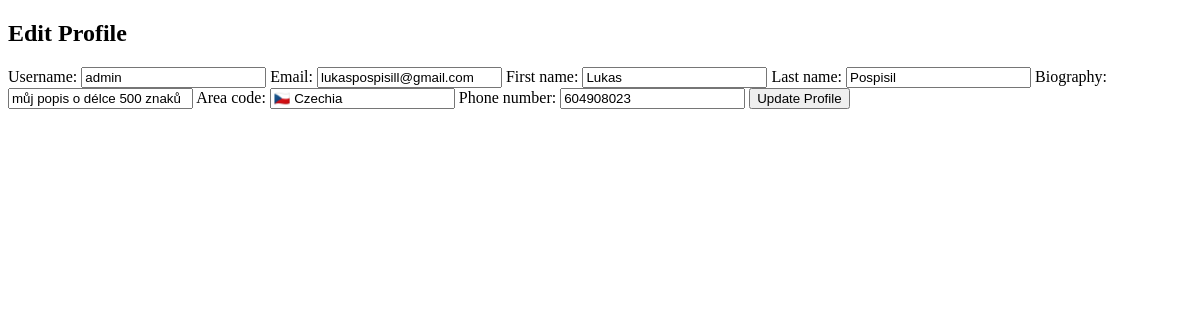
The page /profile/edit (signed in) on the database as committed earlier.
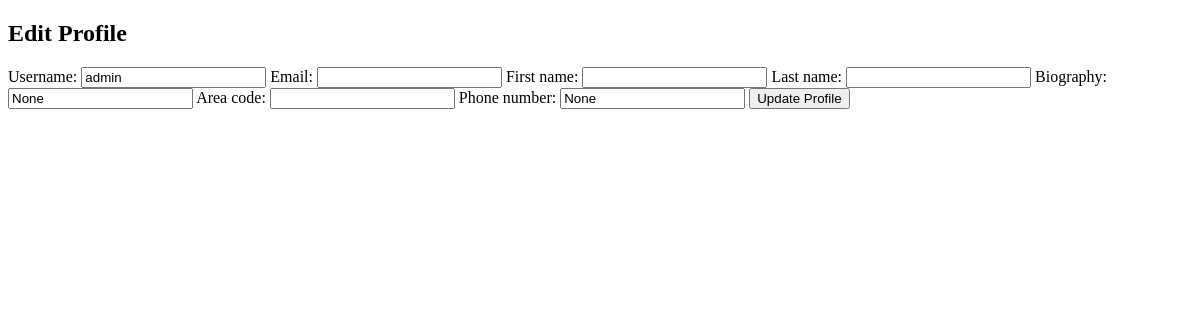
The same page on the database as committed later.
### users/models.py (models this page shows)
class User(AbstractUser):
    is_useragent = models.BooleanField(default=False)
    first_name = models.CharField(max_length=50, blank=True)
    last_name = models.CharField(max_length=50, blank=True)
    company = models.ForeignKey(Company, on_delete=models.PROTECT, related_name="Companies", blank=True, null=True)
    bio = models.CharField(max_length=500, blank=True, null=True)
    language = models.CharField(max_length=5, choices=Language.STATE_CHOICES, blank=True, null=True)
    lang_level = models.CharField(max_length=30, choices=Language.LEVEL_CHOICES, blank=True, null=True)
    address = models.CharField(max_length=200, blank=True, default="")
    area_code = models.CharField(max_length=6, blank=True, choices=[
       ("🇨🇿 CZ", "🇨🇿 +420"),
       ("🇸🇰 SK", "🇸🇰 +421"),
       ("🇨🇭 CH", "🇨🇭 +41")
    ])
    phone_number = models.IntegerField(blank=True, null=True)

### users/views.py (the view, shortened to what this page needs)
# urls.py: path("profile/edit", EditProfileView.as_view(), name="edit-profile"),
class EditProfileView(LoginRequiredMixin, UpdateView):
    model = User
    form_class = EditProfileForm
    template_name = "edit-profile.html"
    success_url = reverse_lazy("profile")
    def get_object(self, queryset=None):
        return self.request.user

### users/forms.py
class EditProfileForm(UserChangeForm):
    email = forms.EmailField(widget=forms.EmailInput(attrs={'class': 'form-control'}))
    company_name = forms.CharField(max_length=200, required=False)
    class Meta:
        model = User
        fields = [
            'first_name',
            'last_name',
            "address",
            "bio",
            "area_code",
            "phone_number",
            "company_name"
        ]
        exclude = ['password', "company"]

### users/templates/edit-profile.html (shortened to what this page needs)
<!DOCTYPE html>
<html lang="en">
<head>
</head>
<body>
<h2>Edit Profile</h2>
<form method="post">
    <label for="username">Username:</label>
    <input type="text" id="username" name="username" value="{{ user.username }}" required>
    <label for="email">Email:</label>
    <input type="email" id="email" name="email" value="{{ user.email }}" required>
    {% if user.is_useragent %}
    <label for="firstName">Contact person's first name:</label>
    <input type="text" id="firstName" name="firstName" value="{{ user.first_name }}">
    <label for="lastName">Contact person's last name:</label>
    <input type="text" id="lastName" name="lastName" value="{{ user.last_name }}">
    <label for="company">Company:</label>
    <input type="text" id="company" name="company" value="{{ user.company }}" required>
    <label for="bio">Company description:</label>
    <input type="text" id="bio" name="bio" value="{{ user.bio }}">
    {% else %}
    <label for="first_name">First name:</label>
    <input type="text" id="first_name" name="first_name" value="{{ user.first_name }}">
    <label for="last_name">Last name:</label>
    <input type="text" id="last_name" name="last_name" value="{{ user.last_name }}">
    <label for="bio">Biography:</label>
    <input type="text" id="bio" name="bio" value="{{ user.bio }}">
    {% endif %}
    <label for="area_code">Area code:</label>
    <input type="text" id="area_code" name="area_code" value="{{ user.area_code }}">
    <label for="phone">Phone number:</label>
    <input type="text" id="phone" name="phone" value="{{ user.phone_number }}">
    <button type="submit">Update Profile</button>
</form>
</body>
</html>

Rows that differ between the two databases and show on the page:
changed User "admin": bio "můj popis o délce 500 znaků" → "None"; phone "604908023" → "None"; email "lukaspospisill@gmail.com" → (not shown); first_name "Lukas" → (not shown); last_name "Pospisil" → (not shown); area_code "🇨🇿 Czechia" → (not shown)
